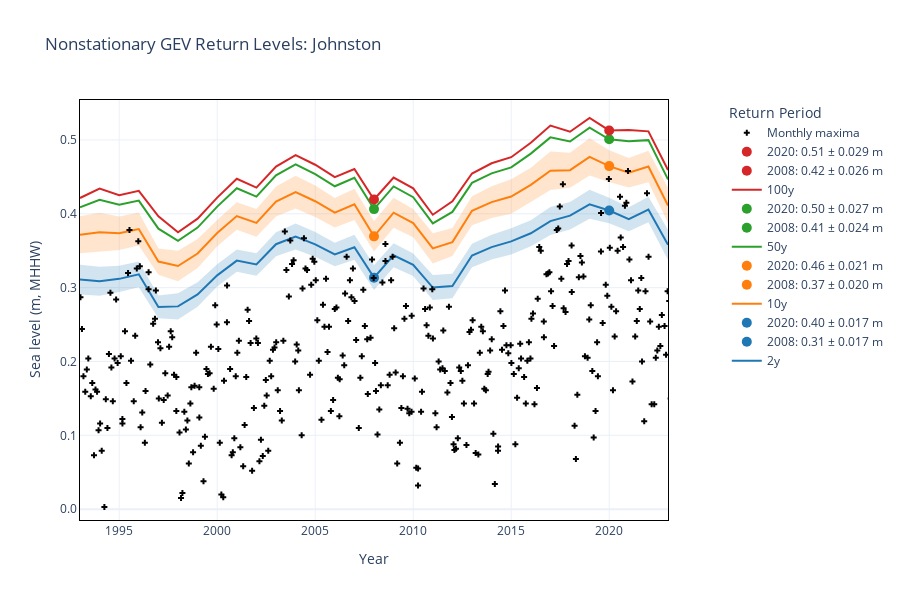

Notebook cell for this chart:
### Markdown cell above
```{glue:figure} TimeDependentReturnValue
:name: "TimeDependentReturnValue"
Time series of the nonstationary GEV-based extreme water level return values for {glue:text}`station_name`. The monthly maxima (+) are displayed spanning data from {glue:text}`year0` to 2023. The return levels (at 2, 10, 50, and 100 year levels) are shown in solid lines. The 95% Confidence Interval (shaded area) also varies in time, and is shown only for the 2 and 10 year return levels. Years 2008 and 2020 are highlighted on these curves to show the differences in values when taking seasonality, a long-term trend, and the 18.6 nodal-cycle into account. This particular best-fit model for {glue:text}`station_name` includes the {glue:text}`parameters_included`.
```
```{margin}
Caution: Confidence Intervals still getting tweaked!!
```

### Code cell
####INPROGRESS#####


import seaborn as sns
import matplotlib.colors as mcolors
import numpy as np
import plotly.graph_objects as go
import xarray as xr
import os

# Load the dataset
ds = xr.open_dataset(os.path.join(model_output_dir, ridString, 'RL_best.nc'))
dsMHHW = ds - STNDtoMHHW
dsMHHW.attrs['units'] = 'm, MHHW'

# Get the first year
year0 = dsMHHW['Year'][0].item()

# Generate the Seaborn color palette and convert to hex
seaborn_palette = sns.color_palette()  # Adjust the palette as needed
cmap = [mcolors.to_hex(color) for color in seaborn_palette]

# Create Plotly figure
fig = go.Figure()

yearseval = [2008, 2020]


# Layout configuration
fig.update_layout(
    title=f'Nonstationary GEV Return Levels: {station_name}',
    xaxis_title='Year',
    yaxis_title='Sea level (m, MHHW)',
    yaxis=dict(showline=True,linecolor='black',mirror=True,tickformat='.1f',range=[meanmaxSL - 0.5 * rangemaxSL, meanmaxSL + 0.75 * rangemaxSL]),
    xaxis=dict(showline=True,linecolor='black',mirror=True,tickformat='.0f',range=[year0plot, 2023]),
    legend_title='Return Period',
    legend=dict(
        x=1.1,  # Position the legend horizontally
        y=1,  # Position the legend at the top
    ),    
    template='plotly_white',
    width = 900,
    height = 600
)

# Plot each return period
for i, rp in enumerate(dsMHHW['ReturnPeriod']):
    fig.add_trace(go.Scatter(
        x=dsMHHW['Year'].values,
        y=dsMHHW['ReturnLevel'][i].values,
        mode='lines',
        line=dict(color=cmap[i], width=2),
        name=f'{rp.values}y',
        hovertemplate='%{x:.0f}: %{y:.3f} m'
    ))
    for year in yearseval:
        yrval = dsMHHW['ReturnLevel'][i].sel(Year=year).values
        std = dsMHHW['RL_high'][i].sel(Year=year).values - yrval
        fig.add_trace(go.Scatter(
            x=[year],
            y=[yrval],
            mode='markers+text',
            marker=dict(color=cmap[i], size=10),
            hovertemplate='%{x:.0f}: %{y:.3f} m',
            textposition='top right',
            name=f'{year}: {yrval:.2f} ± {std:.3f} m'
        ))

for i in range(2):
    rgba_color = mcolors.to_rgba(cmap[i], alpha=0.2)  # Adjust alpha for transparency
    
    # Convert the RGBA color to Plotly-friendly format
    fillcolor = f'rgba({rgba_color[0]*255}, {rgba_color[1]*255}, {rgba_color[2]*255}, {rgba_color[3]})'
    fillcolor0 = f'rgba({rgba_color[0]*255}, {rgba_color[1]*255}, {rgba_color[2]*255}, 0)'

    # Add fill between RL_high and RL_low using rgba for transparency
    fig.add_trace(go.Scatter(
        x=dsMHHW['Year'].values,
        y=dsMHHW['RL_high'][i].values,
        mode='lines',  # This can be 'none' if you don't want the line, but usually 'lines' is good
        line=dict(color=fillcolor0),  # Hide the line if desired
        fillcolor=fillcolor,  # Custom RGBA color with transparency
        name='Upper Confidence Interval',
        showlegend=False,
        hoverlabel=dict(
            bgcolor=fillcolor,  # Set background color for the hover box
            font_color=cmap[i]  # Set font color to match the color map
        ),
        hovertemplate='%{x:.0f}: %{y:.3f} m'
    ))

    fig.add_trace(go.Scatter(
        x=dsMHHW['Year'].values,
        y=dsMHHW['RL_low'][i].values,
        mode='lines',  # Again, this can be 'none' if you don't want a line drawn
        fill='tonexty',  # This tells Plotly to fill to the previous trace
        fillcolor=fillcolor,  # Same fillcolor for consistency
        line=dict(color=fillcolor0),  # Hide the line if desired
        showlegend=False,
        name = 'Lower Confidence Interval',
        hoverlabel=dict(
            bgcolor=fillcolor,  # Set background color for the hover box
            font_color=cmap[i]  # Set font color to match the color map
        ),
        hovertemplate='%{x:.0f}: %{y:.3f} m'
    ))





# Assuming `mm` is defined
fig.add_trace(go.Scatter(
    x=mm['t'].values + year0,
    y=mm['monthly_max'].values - STNDtoMHHW,
    mode='markers',
    marker=dict(color='black', size=5, symbol='cross'),
    name='Monthly maxima',
    hovertemplate='%{x:.0f}: %{y:.3f} m'
))

# Save the figure
savename = f'TimeDependentReturnValue_{ridString}.html'



#save html
matrix_dir = Path('../../matrix/plotly')
fig.write_html(matrix_dir / savename, full_html=True)

fig.show()

### Figure 1 — Plotly figure (JSON) as saved in the notebook; plotly's stock layout.template omitted (floating-point values rounded to 4 significant figures; data arrays with more than 128 entries replaced by an {"elided": "..."} marker saying what was removed)
{"data": [{"hovertemplate": "%{x:.0f}: %{y:.3f} m", "line": {"color": "#1f77b4", "width": 2}, "mode": "lines", "name": "2y", "type": "scatter", "x": [1993, 1994, 1995, 1996, 1997, 1998, 1999, 2000, 2001, 2002, 2003, 2004, 2005, 2006, 2007, 2008, 2009, 2010, 2011, 2012, 2013, 2014, 2015, 2016, 2017, 2018, 2019, 2020, 2021, 2022, 2023], "y": [0.311, 0.3088, 0.3119, 0.3181, 0.2739, 0.2746, 0.2908, 0.3166, 0.3366, 0.3314, 0.3588, 0.3693, 0.3587, 0.3449, 0.3546, 0.3135, 0.3439, 0.331, 0.3002, 0.3023, 0.3436, 0.3549, 0.3626, 0.3737, 0.3902, 0.3975, 0.4129, 0.4045, 0.3926, 0.4059, 0.3579]}, {"hovertemplate": "%{x:.0f}: %{y:.3f} m", "marker": {"color": "#1f77b4", "size": 10}, "mode": "markers+text", "name": "2008: 0.31 ± 0.017 m", "textposition": "top right", "type": "scatter", "x": [2008], "y": [0.3135]}, {"hovertemplate": "%{x:.0f}: %{y:.3f} m", "marker": {"color": "#1f77b4", "size": 10}, "mode": "markers+text", "name": "2020: 0.40 ± 0.017 m", "textposition": "top right", "type": "scatter", "x": [2020], "y": [0.4045]}, {"hovertemplate": "%{x:.0f}: %{y:.3f} m", "line": {"color": "#ff7f0e", "width": 2}, "mode": "lines", "name": "10y", "type": "scatter", "x": [1993, 1994, 1995, 1996, 1997, 1998, 1999, 2000, 2001, 2002, 2003, 2004, 2005, 2006, 2007, 2008, 2009, 2010, 2011, 2012, 2013, 2014, 2015, 2016, 2017, 2018, 2019, 2020, 2021, 2022, 2023], "y": [0.3716, 0.3749, 0.3736, 0.3793, 0.3353, 0.3293, 0.3462, 0.3739, 0.3969, 0.3877, 0.4166, 0.4293, 0.417, 0.4015, 0.4128, 0.3695, 0.4015, 0.3874, 0.3531, 0.3617, 0.4041, 0.4158, 0.4234, 0.4392, 0.4582, 0.4591, 0.477, 0.4646, 0.4556, 0.4641, 0.4113]}, {"hovertemplate": "%{x:.0f}: %{y:.3f} m", "marker": {"color": "#ff7f0e", "size": 10}, "mode": "markers+text", "name": "2008: 0.37 ± 0.020 m", "textposition": "top right", "type": "scatter", "x": [2008], "y": [0.3695]}, {"hovertemplate": "%{x:.0f}: %{y:.3f} m", "marker": {"color": "#ff7f0e", "size": 10}, "mode": "markers+text", "name": "2020: 0.46 ± 0.021 m", "textposition": "top right", "type": "scatter", "x": [2020], "y": [0.4646]}, {"hovertemplate": "%{x:.0f}: %{y:.3f} m", "line": {"color": "#2ca02c", "width": 2}, "mode": "lines", "name": "50y", "type": "scatter", "x": [1993, 1994, 1995, 1996, 1997, 1998, 1999, 2000, 2001, 2002, 2003, 2004, 2005, 2006, 2007, 2008, 2009, 2010, 2011, 2012, 2013, 2014, 2015, 2016, 2017, 2018, 2019, 2020, 2021, 2022, 2023], "y": [0.4089, 0.4189, 0.4122, 0.4179, 0.3798, 0.3634, 0.3813, 0.4097, 0.4346, 0.4233, 0.4521, 0.4668, 0.4538, 0.4373, 0.4487, 0.4064, 0.437, 0.4226, 0.387, 0.4026, 0.4419, 0.4548, 0.4628, 0.4815, 0.5035, 0.4978, 0.5165, 0.5009, 0.4981, 0.4997, 0.4466]}, {"hovertemplate": "%{x:.0f}: %{y:.3f} m", "marker": {"color": "#2ca02c", "size": 10}, "mode": "markers+text", "name": "2008: 0.41 ± 0.024 m", "textposition": "top right", "type": "scatter", "x": [2008], "y": [0.4064]}, {"hovertemplate": "%{x:.0f}: %{y:.3f} m", "marker": {"color": "#2ca02c", "size": 10}, "mode": "markers+text", "name": "2020: 0.50 ± 0.027 m", "textposition": "top right", "type": "scatter", "x": [2020], "y": [0.5009]}, {"hovertemplate": "%{x:.0f}: %{y:.3f} m", "line": {"color": "#d62728", "width": 2}, "mode": "lines", "name": "100y", "type": "scatter", "x": [1993, 1994, 1995, 1996, 1997, 1998, 1999, 2000, 2001, 2002, 2003, 2004, 2005, 2006, 2007, 2008, 2009, 2010, 2011, 2012, 2013, 2014, 2015, 2016, 2017, 2018, 2019, 2020, 2021, 2022, 2023], "y": [0.4214, 0.434, 0.4251, 0.4312, 0.3965, 0.375, 0.3934, 0.4219, 0.4475, 0.4354, 0.4639, 0.4796, 0.4664, 0.4496, 0.4607, 0.4194, 0.4491, 0.4344, 0.3987, 0.4169, 0.4546, 0.4684, 0.4766, 0.4961, 0.5196, 0.5111, 0.5297, 0.5129, 0.5135, 0.5117, 0.4593]}, {"hovertemplate": "%{x:.0f}: %{y:.3f} m", "marker": {"color": "#d62728", "size": 10}, "mode": "markers+text", "name": "2008: 0.42 ± 0.026 m", "textposition": "top right", "type": "scatter", "x": [2008], "y": [0.4194]}, {"hovertemplate": "%{x:.0f}: %{y:.3f} m", "marker": {"color": "#d62728", "size": 10}, "mode": "markers+text", "name": "2020: 0.51 ± 0.029 m", "textposition": "top right", "type": "scatter", "x": [2020], "y": [0.5129]}, {"fillcolor": "rgba(31.0, 119.0, 180.0, 0.2)", "hoverlabel": {"bgcolor": "rgba(31.0, 119.0, 180.0, 0.2)", "font": {"color": "#1f77b4"}}, "hovertemplate": "%{x:.0f}: %{y:.3f} m", "line": {"color": "rgba(31.0, 119.0, 180.0, 0)"}, "mode": "lines", "name": "Upper Confidence Interval", "showlegend": false, "type": "scatter", "x": [1993, 1994, 1995, 1996, 1997, 1998, 1999, 2000, 2001, 2002, 2003, 2004, 2005, 2006, 2007, 2008, 2009, 2010, 2011, 2012, 2013, 2014, 2015, 2016, 2017, 2018, 2019, 2020, 2021, 2022, 2023], "y": [0.3312, 0.3284, 0.3298, 0.3355, 0.2893, 0.2923, 0.3074, 0.3316, 0.3516, 0.3467, 0.375, 0.3869, 0.3755, 0.3609, 0.3715, 0.3304, 0.3601, 0.3463, 0.317, 0.3188, 0.3594, 0.3718, 0.3803, 0.3914, 0.4091, 0.416, 0.4324, 0.4217, 0.4088, 0.4231, 0.3784]}, {"fill": "tonexty", "fillcolor": "rgba(31.0, 119.0, 180.0, 0.2)", "hoverlabel": {"bgcolor": "rgba(31.0, 119.0, 180.0, 0.2)", "font": {"color": "#1f77b4"}}, "hovertemplate": "%{x:.0f}: %{y:.3f} m", "line": {"color": "rgba(31.0, 119.0, 180.0, 0)"}, "mode": "lines", "name": "Lower Confidence Interval", "showlegend": false, "type": "scatter", "x": [1993, 1994, 1995, 1996, 1997, 1998, 1999, 2000, 2001, 2002, 2003, 2004, 2005, 2006, 2007, 2008, 2009, 2010, 2011, 2012, 2013, 2014, 2015, 2016, 2017, 2018, 2019, 2020, 2021, 2022, 2023], "y": [0.2908, 0.2892, 0.294, 0.3007, 0.2586, 0.257, 0.2741, 0.3017, 0.3217, 0.3161, 0.3427, 0.3516, 0.3419, 0.329, 0.3377, 0.2967, 0.3277, 0.3157, 0.2833, 0.2858, 0.3277, 0.338, 0.3449, 0.3559, 0.3712, 0.3789, 0.3933, 0.3873, 0.3765, 0.3886, 0.3375]}, {"fillcolor": "rgba(255.0, 127.0, 14.0, 0.2)", "hoverlabel": {"bgcolor": "rgba(255.0, 127.0, 14.0, 0.2)", "font": {"color": "#ff7f0e"}}, "hovertemplate": "%{x:.0f}: %{y:.3f} m", "line": {"color": "rgba(255.0, 127.0, 14.0, 0)"}, "mode": "lines", "name": "Upper Confidence Interval", "showlegend": false, "type": "scatter", "x": [1993, 1994, 1995, 1996, 1997, 1998, 1999, 2000, 2001, 2002, 2003, 2004, 2005, 2006, 2007, 2008, 2009, 2010, 2011, 2012, 2013, 2014, 2015, 2016, 2017, 2018, 2019, 2020, 2021, 2022, 2023], "y": [0.3967, 0.4014, 0.3962, 0.4017, 0.3531, 0.35, 0.3657, 0.3917, 0.4155, 0.4065, 0.4368, 0.4516, 0.4384, 0.4213, 0.434, 0.3898, 0.4218, 0.4066, 0.3736, 0.3806, 0.4236, 0.4374, 0.4468, 0.4622, 0.4842, 0.4828, 0.5023, 0.4861, 0.4755, 0.4854, 0.4349]}, {"fill": "tonexty", "fillcolor": "rgba(255.0, 127.0, 14.0, 0.2)", "hoverlabel": {"bgcolor": "rgba(255.0, 127.0, 14.0, 0.2)", "font": {"color": "#ff7f0e"}}, "hovertemplate": "%{x:.0f}: %{y:.3f} m", "line": {"color": "rgba(255.0, 127.0, 14.0, 0)"}, "mode": "lines", "name": "Lower Confidence Interval", "showlegend": false, "type": "scatter", "x": [1993, 1994, 1995, 1996, 1997, 1998, 1999, 2000, 2001, 2002, 2003, 2004, 2005, 2006, 2007, 2008, 2009, 2010, 2011, 2012, 2013, 2014, 2015, 2016, 2017, 2018, 2019, 2020, 2021, 2022, 2023], "y": [0.3465, 0.3485, 0.351, 0.357, 0.3175, 0.3086, 0.3267, 0.3561, 0.3784, 0.3689, 0.3964, 0.4071, 0.3955, 0.3816, 0.3916, 0.3491, 0.3811, 0.3682, 0.3327, 0.3428, 0.3845, 0.3943, 0.4001, 0.4161, 0.4323, 0.4354, 0.4517, 0.4431, 0.4357, 0.4429, 0.3877]}, {"hovertemplate": "%{x:.0f}: %{y:.3f} m", "marker": {"color": "black", "size": 5, "symbol": "cross"}, "mode": "markers", "name": "Monthly maxima", "type": "scatter", "x": {"elided": "372 float values"}, "y": {"elided": "372 float values"}}], "layout": {"height": 600, "legend": {"title": {"text": "Return Period"}, "x": 1.1, "y": 1}, "title": {"text": "Nonstationary GEV Return Levels: Johnston"}, "width": 900, "xaxis": {"linecolor": "black", "mirror": true, "range": [1993, 2023], "showline": true, "tickformat": ".0f", "title": {"text": "Year"}}, "yaxis": {"linecolor": "black", "mirror": true, "range": [-0.01464, 0.5541], "showline": true, "tickformat": ".1f", "title": {"text": "Sea level (m, MHHW)"}}}}
